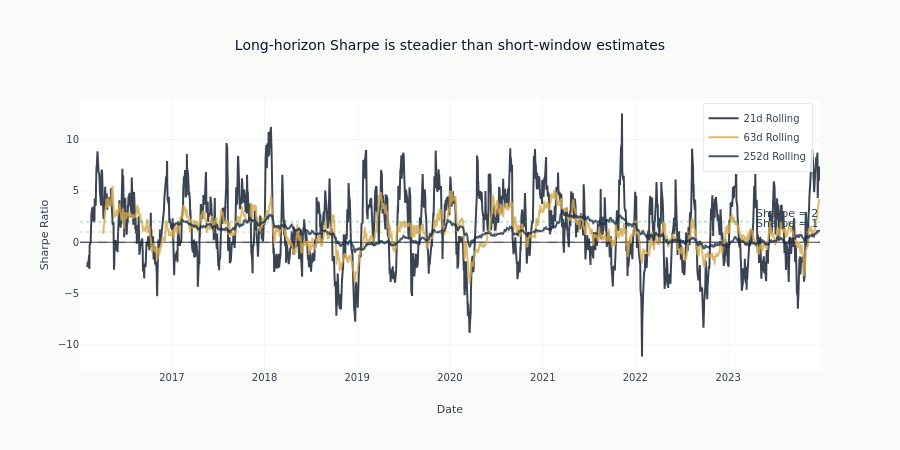

Source (notebook cell):
### Code cell
# Plot rolling Sharpe ratio
fig = go.Figure()

for window in [21, 63, 252]:
    if window in rolling.sharpe:
        sharpe_series = rolling.sharpe[window]
        fig.add_trace(
            go.Scatter(
                x=strategy_returns.index,
                y=sharpe_series.to_numpy(),
                name=f"{window}d Rolling",
                opacity=0.8,
            )
        )

fig.add_hline(y=0, line_dash="dash", line_color=COLORS["neutral"], opacity=0.3)
fig.add_hline(
    y=1, line_dash="dot", line_color=COLORS["amber"], opacity=0.3, annotation_text="Sharpe = 1"
)
fig.add_hline(
    y=2, line_dash="dot", line_color=COLORS["positive"], opacity=0.3, annotation_text="Sharpe = 2"
)

fig.update_layout(
    title="Long-horizon Sharpe is steadier than short-window estimates",
    xaxis_title="Date",
    yaxis_title="Sharpe Ratio",
    height=450,
    legend=dict(yanchor="top", y=0.99, xanchor="right", x=0.99),
)
fig.show()

### Figure 1 — Plotly figure (JSON) as saved in the notebook; plotly's stock layout.template omitted (floating-point values rounded to 4 significant figures; data arrays with more than 128 entries replaced by an {"elided": "..."} marker saying what was removed)
{"data": [{"name": "21d Rolling", "opacity": 0.8, "type": "scatter", "x": {"elided": "2011 str values"}, "y": {"elided": "2011 float values"}}, {"name": "63d Rolling", "opacity": 0.8, "type": "scatter", "x": {"elided": "2011 str values"}, "y": {"elided": "2011 float values"}}, {"name": "252d Rolling", "opacity": 0.8, "type": "scatter", "x": {"elided": "2011 str values"}, "y": {"elided": "2011 float values"}}], "layout": {"annotations": [{"showarrow": false, "text": "Sharpe = 1", "x": 1, "xanchor": "right", "xref": "x domain", "y": 1, "yanchor": "bottom", "yref": "y"}, {"showarrow": false, "text": "Sharpe = 2", "x": 1, "xanchor": "right", "xref": "x domain", "y": 2, "yanchor": "bottom", "yref": "y"}], "height": 450, "legend": {"x": 0.99, "xanchor": "right", "y": 0.99, "yanchor": "top"}, "shapes": [{"line": {"color": "#334155", "dash": "dash"}, "opacity": 0.3, "type": "line", "x0": 0, "x1": 1, "xref": "x domain", "y0": 0, "y1": 0, "yref": "y"}, {"line": {"color": "#D4A84B", "dash": "dot"}, "opacity": 0.3, "type": "line", "x0": 0, "x1": 1, "xref": "x domain", "y0": 1, "y1": 1, "yref": "y"}, {"line": {"color": "#10b981", "dash": "dot"}, "opacity": 0.3, "type": "line", "x0": 0, "x1": 1, "xref": "x domain", "y0": 2, "y1": 2, "yref": "y"}], "title": {"text": "Long-horizon Sharpe is steadier than short-window estimates"}, "xaxis": {"title": {"text": "Date"}}, "yaxis": {"title": {"text": "Sharpe Ratio"}}}}
